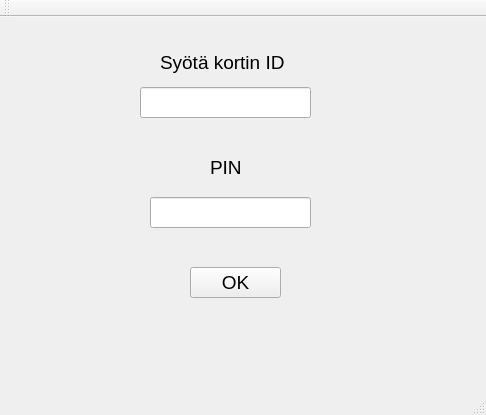
<?xml version="1.0" encoding="UTF-8"?>
<ui version="4.0">
 <class>MainWindow</class>
 <widget class="QMainWindow" name="MainWindow">
  <property name="geometry">
   <rect>
    <x>0</x>
    <y>0</y>
    <width>486</width>
    <height>415</height>
   </rect>
  </property>
  <property name="windowTitle">
   <string>MainWindow</string>
  </property>
  <widget class="QWidget" name="centralWidget">
   <widget class="QLabel" name="labelcardid">
    <property name="geometry">
     <rect>
      <x>160</x>
      <y>30</y>
      <width>151</width>
      <height>31</height>
     </rect>
    </property>
    <property name="font">
     <font>
      <pointsize>14</pointsize>
     </font>
    </property>
    <property name="text">
     <string>Syötä kortin ID</string>
    </property>
   </widget>
   <widget class="QPushButton" name="btnLogin">
    <property name="geometry">
     <rect>
      <x>190</x>
      <y>250</y>
      <width>91</width>
      <height>31</height>
     </rect>
    </property>
    <property name="font">
     <font>
      <pointsize>14</pointsize>
     </font>
    </property>
    <property name="text">
     <string>OK</string>
    </property>
   </widget>
   <widget class="QLineEdit" name="lineEditnumero">
    <property name="geometry">
     <rect>
      <x>140</x>
      <y>70</y>
      <width>171</width>
      <height>31</height>
     </rect>
    </property>
   </widget>
   <widget class="QLineEdit" name="lineEditpin">
    <property name="geometry">
     <rect>
      <x>150</x>
      <y>180</y>
      <width>161</width>
      <height>31</height>
     </rect>
    </property>
   </widget>
   <widget class="QLabel" name="labelpin">
    <property name="geometry">
     <rect>
      <x>210</x>
      <y>140</y>
      <width>51</width>
      <height>20</height>
     </rect>
    </property>
    <property name="font">
     <font>
      <pointsize>14</pointsize>
     </font>
    </property>
    <property name="text">
     <string>PIN</string>
    </property>
   </widget>
   <widget class="QLabel" name="labellogintest">
    <property name="geometry">
     <rect>
      <x>160</x>
      <y>310</y>
      <width>151</width>
      <height>31</height>
     </rect>
    </property>
    <property name="text">
     <string/>
    </property>
   </widget>
  </widget>
  <widget class="QMenuBar" name="menuBar">
   <property name="geometry">
    <rect>
     <x>0</x>
     <y>0</y>
     <width>486</width>
     <height>21</height>
    </rect>
   </property>
  </widget>
  <widget class="QToolBar" name="mainToolBar">
   <attribute name="toolBarArea">
    <enum>TopToolBarArea</enum>
   </attribute>
   <attribute name="toolBarBreak">
    <bool>false</bool>
   </attribute>
  </widget>
  <widget class="QStatusBar" name="statusBar"/>
 </widget>
 <layoutdefault spacing="6" margin="11"/>
 <resources/>
 <connections/>
</ui>
